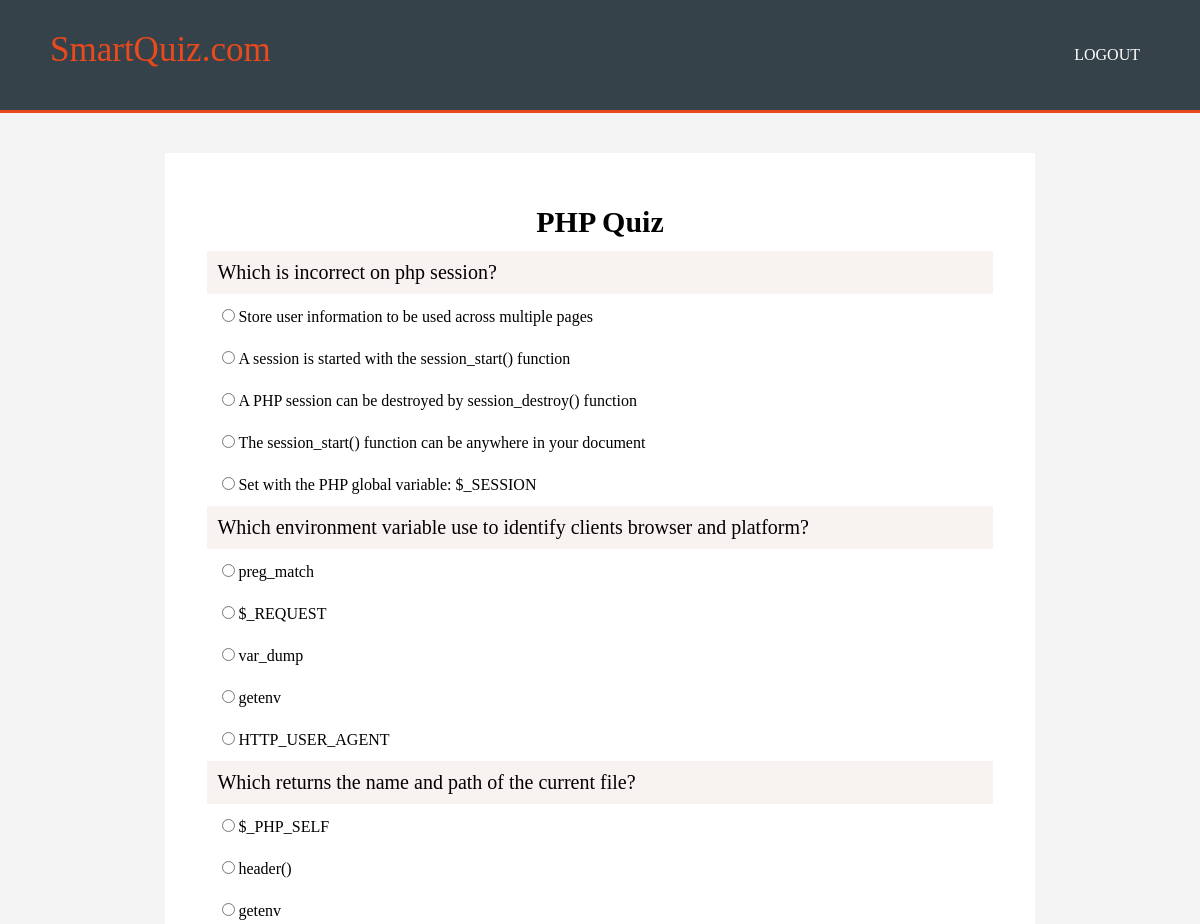
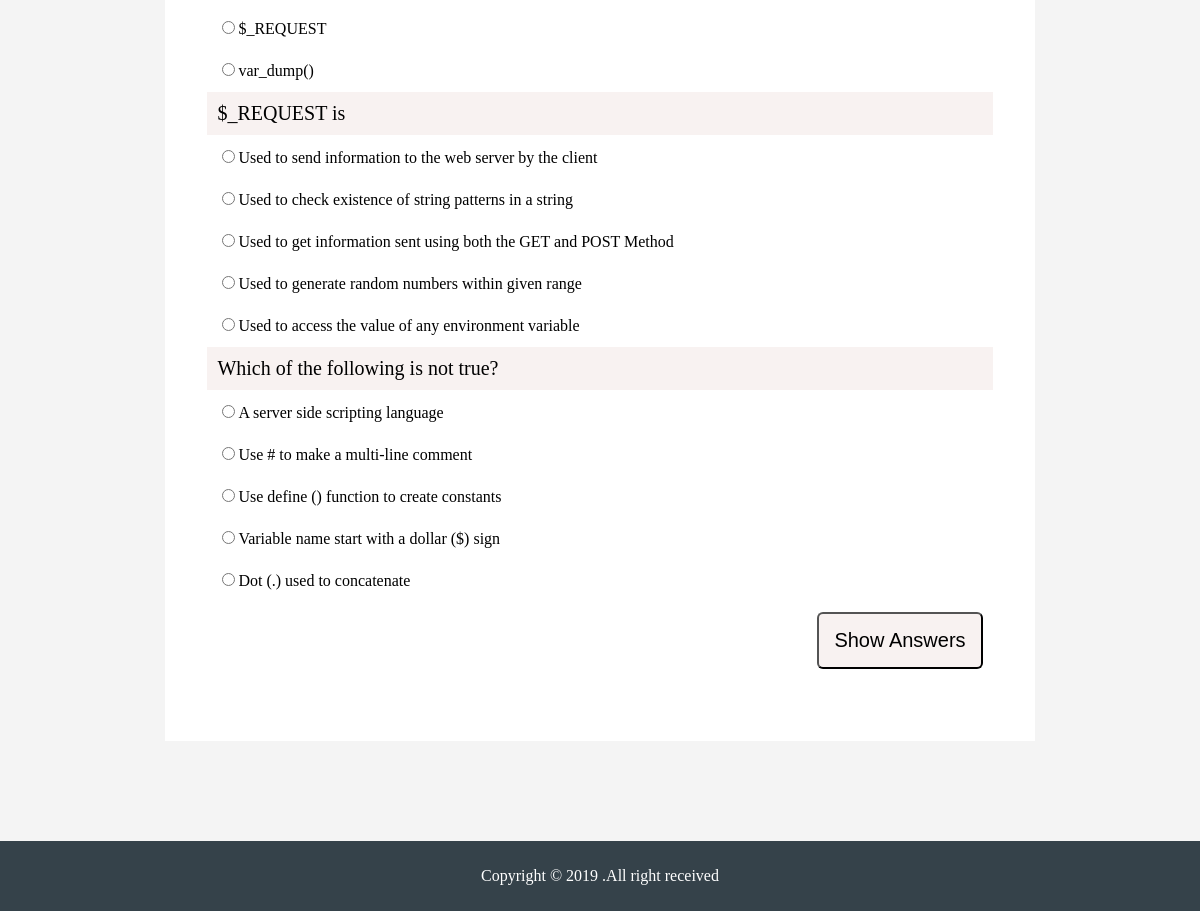
Screenshot of /quiz.php (signed in) with the database file from the repository (2 pictures, top to bottom).
### tables this page shows
CREATE TABLE `question` (
  `id` int(11) NOT NULL,
  `statement` varchar(1000) NOT NULL,
  `option1` varchar(255) NOT NULL,
  `option2` varchar(255) NOT NULL,
  `option3` varchar(255) NOT NULL,
  `option4` varchar(255) NOT NULL,
  `option5` varchar(255) NOT NULL,
  `answer` varchar(255) NOT NULL
);

### quiz.php (the view, shortened to what this page needs)
<?php
    require_once("include/connection.php");
?>
<!DOCTYPE html>
<html lang="en">
<head>
</head>
<body>
<header>
    <div class="sitename"><a href="">SmartQuiz.com</a></div>
    <div class="nav">
        <ul>
        <li ><a href="logout.php">LOGOUT</a></li>
        </ul>
    </div>
</header>
<form action="answers.php" method="post">
<table   cellpadding="10px" >
<th >PHP Quiz</th>
<?php
$query2="SELECT * FROM question  ORDER BY RAND()";
$result=mysqli_query($connection,$query2);
	while($rows=mysqli_fetch_array($result)){
?>
<tr>
<td class="problem"><?php echo $rows['statement'] ?></td>
</tr>
<tr>
<td><input type="radio" name="answer1" class="a"><?php echo $rows['option1'] ?></td>
</tr>
<tr>
<td><input type="radio" name="answer2" class="a"><?php echo $rows['option2'] ?></td>
</tr>
<tr>
<td><input type="radio" name="answer3" class="a"><?php echo $rows['option3'] ?></td>
</tr>
<tr>
<td><input type="radio" name="answer4" class="a"><?php echo $rows['option4'] ?></td>
</tr>
<tr>
<td><input type="radio" name="answer5" class="a"><?php echo $rows['option5'] ?></td>
</tr>
<?php
	}
?>
<tr><td><input type="submit" name="get_results" value="Show Answers" class="get_res"></td></tr>
</table>
</form>
<div class="footer">
    <p>Copyright &copy; 2019 .All right received</p>
</div>
</body>
</html>

### quiz.php (style rules this page uses)
body { padding: 0; margin: 0; background-color:#f4f4f4 ; }
header { padding: 30px; color: white; background: #35424a; overflow: auto; border-bottom:#e8491d 3px solid; }
header .sitename a { margin-left: 20px; float: left; text-decoration:none; color: #e8491d; font-size: 35px; }
ul { float: right; }
ul li { display: inline; }
ul li a { text-decoration:none; color:#ffffff; padding:10px 30px; text-align:center; }
.footer { padding:10px; margin-top:100px; color:#ffffff; background-color:#35424a; text-align:center; }
table { margin:40px auto; background-color:white; padding:40px; }
th { font-size:30px; }
tr { font-size:16px; }
.problem { font-size:20px; background-color:#f8f2f1; }
.get_res { font-size:20px; background-color:#f8f2f1; margin-left:600px; margin-bottom:20px; padding:15px; border-radius:6px; }

### rows the page displays
question: statement "Which is incorrect on php session?", option1 "Store user information to be used across multiple pages", option2 "A session is started with the session_start() function", option3 "A PHP session can be destroyed by session_destroy() function", option4 "The session_start() function can be anywhere in your document", option5 "Set with the PHP global variable: $_SESSION"
question: statement "Which environment variable use to identify clients browser and platform?", option1 "preg_match", option2 "$_REQUEST", option3 "var_dump", option4 "getenv", option5 "HTTP_USER_AGENT"
question: statement "Which returns the name and path of the current file?", option1 "$_PHP_SELF", option2 "header()", option3 "getenv", option4 "$_REQUEST", option5 "var_dump()"
question: statement "$_REQUEST is", option1 "Used to send information to the web server by the client", option2 "Used to check existence of string patterns in a string", option3 "Used to get information sent using both the GET and POST Method", option4 "Used to generate random numbers within given range", option5 "Used to access the value of any environment variable"
question: statement "Which of the following is not true?", option1 "A server side scripting language", option2 "Use # to make a multi-line comment", option3 "Use define () function to create constants", option4 "Variable name start with a dollar ($) sign", option5 "Dot (.) used to concatenate"
